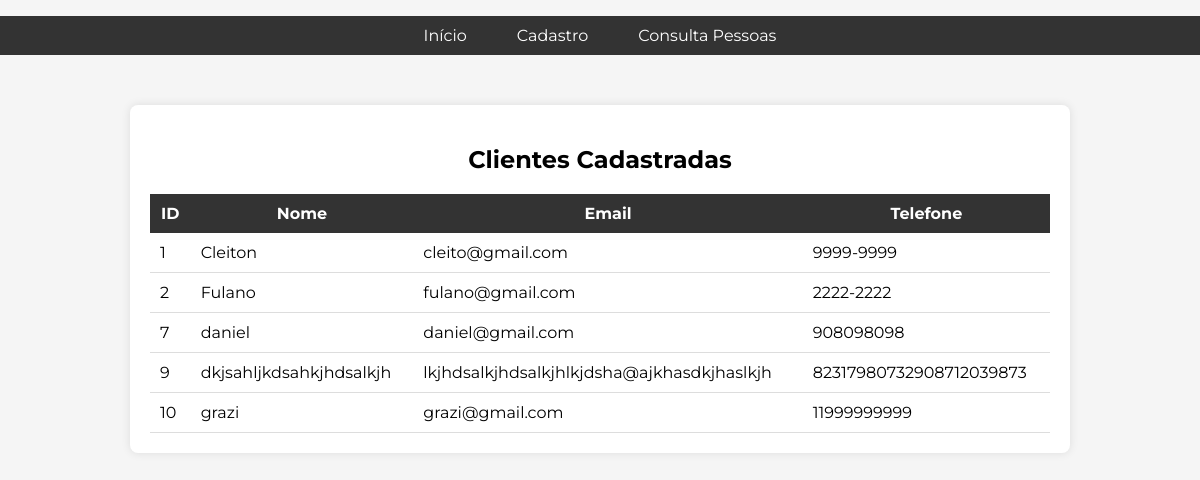
The page /consulta on the database its author committed.
### tables this page shows
CREATE TABLE tb_clientes(
	id_cliente INTEGER,
	nome TEXT,
	email TEXT,
	telefone TEXT,
	PRIMARY KEY (id_cliente AUTOINCREMENT)
);

### run.py (the view)
@app.route('/consulta', methods=['POST', 'GET'])
def consulta():
    cliente = Cliente()
    return render_template('consulta.html', clientes=cliente.consultar_dados())

### controllers/clientes.py (called while the page is built)
    def consultar_dados(self):
        try:
            dados = self.banco.consultar('tb_clientes')
            print("Cliente.py | Consultar Dados | Consultado com sucesso")
            return dados
        except:
            print("Cliente.py | Consultar Dados | Erro ao consultar")

### controllers/sql.py (called while the page is built)
    def conectar(self):
        self.conexao = sqlite3.connect("models/banco.db")
        self.cursor = self.conexao.cursor()

    def desconectar(self):
        self.conexao.close()

    def consultar(self, tabela):
        self.conectar()
        sql = f"SELECT * FROM {tabela}"
        self.cursor.execute(sql)
        resultado = self.cursor.fetchall()
        self.desconectar()
        return resultado

### templates/consulta.html (shortened to what this page needs)
<!DOCTYPE html>
<html lang="pt-br">
<head>
    <link rel="stylesheet" href="/static/styles/estilo.css">
</head>
<body>
    <nav>
        <ul>
            <li><a href="/">Início</a></li>
            <li><a href="/cadastro">Cadastro</a></li>
            <li><a href="/consulta">Consulta Pessoas</a></li>
        </ul>
    </nav>
    <div class="table-container">
        <h2>Clientes Cadastradas</h2>
        <table>
            <thead>
                <tr>
                    <th>ID</th>
                    <th>Nome</th>
                    <th>Email</th>
                    <th>Telefone</th>
                </tr>
            </thead>
            <tbody>
                {% for cliente in clientes %}
                <tr>
                    <td>{{ cliente[0] }}</td>
                    <td>{{ cliente[1] }}</td>
                    <td>{{ cliente[2] }}</td>
                    <td>{{ cliente[3] }}</td>
                </tr>
                {% endfor %}
            </tbody>
        </table>
    </div>
</body>
</html>

### static/styles/estilo.css (style rules this page uses)
body { font-family: 'Montserrat', sans-serif; margin: 0; padding: 0; background-color: #f5f5f5; }
nav ul { list-style-type: none; padding: 0; display: flex; background-color: #333; justify-content: center; }
nav ul li { margin: 0 15px; }
nav ul li a { color: white; text-decoration: none; padding: 10px; display: block; }
.table-container { max-width: 900px; margin: 50px auto; padding: 20px; background-color: #fff; border-radius: 8px; box-shadow: 0 0 10px rgba(0, 0, 0, 0.1); }
h2 { text-align: center; margin-bottom: 20px; }
table { width: 100%; border-collapse: collapse; }
thead { background-color: #333; color: white; }
thead th { padding: 10px; }
tbody td { padding: 10px; border-bottom: 1px solid #ddd; }

### rows shown on the page
tb_clientes: id_cliente "1", nome "Cleiton", email "cleito@gmail.com", telefone "9999-9999"
tb_clientes: id_cliente "2", nome "Fulano", email "fulano@gmail.com", telefone "2222-2222"
tb_clientes: id_cliente "7", nome "daniel", email "daniel@gmail.com", telefone "908098098"
tb_clientes: id_cliente "9", nome "dkjsahljkdsahkjhdsalkjh", email "lkjhdsalkjhdsalkjhlkjdsha@ajkhasdkjhaslkjh", telefone "82317980732908712039873"
tb_clientes: id_cliente "10", nome "grazi", email "grazi@gmail.com", telefone "11999999999"
